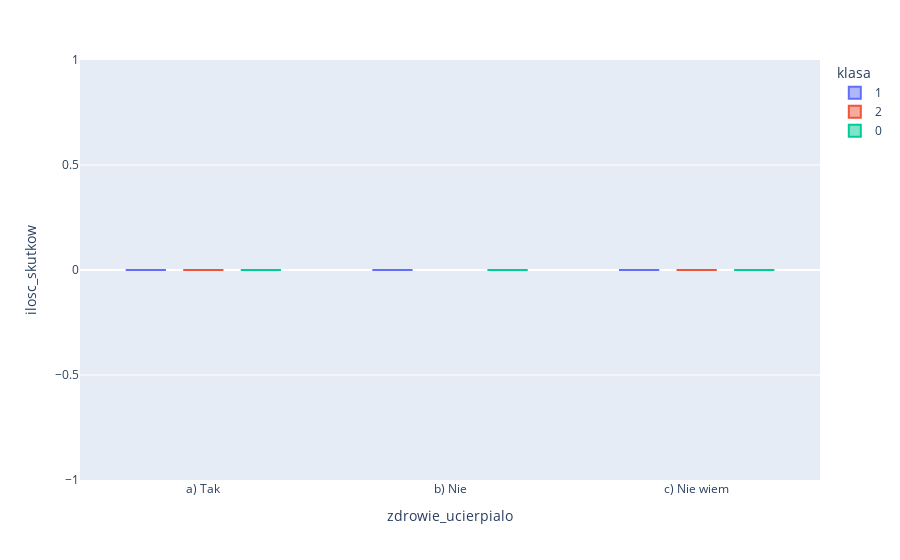

Notebook source saved alongside this figure:
### Code cell
fig = px.box(sp,x='zdrowie_ucierpialo',y='ilosc_skutkow',color = 'klasa')
fig.show()

### Figure 1 — Plotly figure (JSON) as saved in the notebook; plotly's stock layout.template omitted (floating-point values rounded to 4 significant figures)
{"data": [{"alignmentgroup": "True", "hovertemplate": "klasa=1<br>zdrowie_ucierpialo=%{x}<br>ilosc_skutkow=%{y}<extra></extra>", "legendgroup": "1", "marker": {"color": "#636efa"}, "name": "1", "notched": false, "offsetgroup": "1", "orientation": "v", "showlegend": true, "type": "box", "x": ["a) Tak", "b) Nie", "a) Tak", "b) Nie", "a) Tak", "a) Tak", "a) Tak", "c) Nie wiem", "a) Tak", "a) Tak", "b) Nie", "a) Tak", "c) Nie wiem", "b) Nie", "a) Tak", "a) Tak", "c) Nie wiem", "a) Tak", "c) Nie wiem", "a) Tak", "a) Tak", "b) Nie", "b) Nie", "c) Nie wiem", "c) Nie wiem", "c) Nie wiem", "c) Nie wiem", "c) Nie wiem", "b) Nie", "c) Nie wiem", "c) Nie wiem"], "x0": " ", "xaxis": "x", "y": [0, 0, 0, 0, 0, 0, 0, 0, 0, 0, 0, 0, 0, 0, 0, 0, 0, 0, 0, 0, 0, 0, 0, 0, 0, 0, 0, 0, 0, 0, 0], "y0": " ", "yaxis": "y"}, {"alignmentgroup": "True", "hovertemplate": "klasa=2<br>zdrowie_ucierpialo=%{x}<br>ilosc_skutkow=%{y}<extra></extra>", "legendgroup": "2", "marker": {"color": "#EF553B"}, "name": "2", "notched": false, "offsetgroup": "2", "orientation": "v", "showlegend": true, "type": "box", "x": ["a) Tak", "a) Tak", "c) Nie wiem", "a) Tak", "a) Tak", "c) Nie wiem", "a) Tak", "a) Tak", "a) Tak", "a) Tak"], "x0": " ", "xaxis": "x", "y": [0, 0, 0, 0, 0, 0, 0, 0, 0, 0], "y0": " ", "yaxis": "y"}, {"alignmentgroup": "True", "hovertemplate": "klasa=0<br>zdrowie_ucierpialo=%{x}<br>ilosc_skutkow=%{y}<extra></extra>", "legendgroup": "0", "marker": {"color": "#00cc96"}, "name": "0", "notched": false, "offsetgroup": "0", "orientation": "v", "showlegend": true, "type": "box", "x": ["b) Nie", "a) Tak", "b) Nie", "b) Nie", "c) Nie wiem", "a) Tak", "c) Nie wiem", "a) Tak", "a) Tak", "b) Nie"], "x0": " ", "xaxis": "x", "y": [0, 0, 0, 0, 0, 0, 0, 0, 0, 0], "y0": " ", "yaxis": "y"}], "layout": {"boxmode": "group", "legend": {"title": {"text": "klasa"}, "tracegroupgap": 0}, "margin": {"t": 60}, "xaxis": {"anchor": "y", "domain": [0, 1], "title": {"text": "zdrowie_ucierpialo"}}, "yaxis": {"anchor": "x", "domain": [0, 1], "title": {"text": "ilosc_skutkow"}}}}
